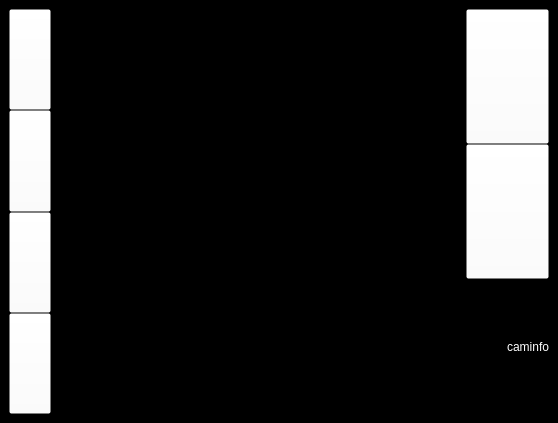
<?xml version="1.0" encoding="UTF-8"?>
<ui version="4.0">
 <class>MainWindow</class>
 <widget class="QMainWindow" name="MainWindow">
  <property name="geometry">
   <rect>
    <x>0</x>
    <y>0</y>
    <width>558</width>
    <height>423</height>
   </rect>
  </property>
  <property name="sizePolicy">
   <sizepolicy hsizetype="Preferred" vsizetype="Preferred">
    <horstretch>0</horstretch>
    <verstretch>0</verstretch>
   </sizepolicy>
  </property>
  <property name="windowTitle">
   <string>MainWindow</string>
  </property>
  <property name="styleSheet">
   <string notr="true">background-color: rgb(0, 0, 0);</string>
  </property>
  <property name="scaledContents" stdset="0">
   <bool>true</bool>
  </property>
  <widget class="QWidget" name="centralwidget">
   <property name="styleSheet">
    <string notr="true"/>
   </property>
   <layout class="QGridLayout" name="gridLayout_2">
    <item row="0" column="0">
     <layout class="QGridLayout" name="gridLayout" rowstretch="0" columnstretch="1,10,2">
      <property name="spacing">
       <number>0</number>
      </property>
      <item row="0" column="0">
       <layout class="QVBoxLayout" name="verticalLayout_8">
        <property name="spacing">
         <number>0</number>
        </property>
        <item>
         <widget class="QPushButton" name="btnFnConfig">
          <property name="sizePolicy">
           <sizepolicy hsizetype="Expanding" vsizetype="Expanding">
            <horstretch>0</horstretch>
            <verstretch>0</verstretch>
           </sizepolicy>
          </property>
          <property name="styleSheet">
           <string notr="true">background-color: rgba(255, 255, 255, 0);
image: url(:./img/img_fn_setting.png);</string>
          </property>
          <property name="text">
           <string/>
          </property>
         </widget>
        </item>
        <item>
         <widget class="QPushButton" name="btnFnFilter">
          <property name="sizePolicy">
           <sizepolicy hsizetype="Expanding" vsizetype="Expanding">
            <horstretch>0</horstretch>
            <verstretch>0</verstretch>
           </sizepolicy>
          </property>
          <property name="styleSheet">
           <string notr="true">background-color: rgba(255, 255, 255, 0);
image: url(:./img/img_fn_filter.png);</string>
          </property>
          <property name="text">
           <string/>
          </property>
         </widget>
        </item>
        <item>
         <widget class="QPushButton" name="btnFnDelay">
          <property name="sizePolicy">
           <sizepolicy hsizetype="Expanding" vsizetype="Expanding">
            <horstretch>0</horstretch>
            <verstretch>0</verstretch>
           </sizepolicy>
          </property>
          <property name="styleSheet">
           <string notr="true">background-color: rgba(255, 255, 255, 0);
image: url(:./img/img_fn_delay.png);</string>
          </property>
          <property name="text">
           <string/>
          </property>
         </widget>
        </item>
        <item>
         <widget class="QPushButton" name="btnFnFlash">
          <property name="sizePolicy">
           <sizepolicy hsizetype="Expanding" vsizetype="Expanding">
            <horstretch>0</horstretch>
            <verstretch>0</verstretch>
           </sizepolicy>
          </property>
          <property name="styleSheet">
           <string notr="true">background-color: rgba(255, 255, 255, 0);
image: url(:./img/img_fn_flash_off.png);</string>
          </property>
          <property name="text">
           <string/>
          </property>
         </widget>
        </item>
       </layout>
      </item>
      <item row="0" column="2">
       <layout class="QVBoxLayout" name="verticalLayout_4">
        <property name="spacing">
         <number>0</number>
        </property>
        <item>
         <widget class="QPushButton" name="btnVideoAction">
          <property name="sizePolicy">
           <sizepolicy hsizetype="Expanding" vsizetype="Expanding">
            <horstretch>0</horstretch>
            <verstretch>0</verstretch>
           </sizepolicy>
          </property>
          <property name="styleSheet">
           <string notr="true">background-color: rgba(255, 255, 255, 0);
image: url(:./img/img_video_action.png);</string>
          </property>
          <property name="text">
           <string/>
          </property>
         </widget>
        </item>
        <item>
         <widget class="QPushButton" name="btnCameraAction">
          <property name="sizePolicy">
           <sizepolicy hsizetype="Expanding" vsizetype="Expanding">
            <horstretch>0</horstretch>
            <verstretch>0</verstretch>
           </sizepolicy>
          </property>
          <property name="styleSheet">
           <string notr="true">background-color: rgba(255, 255, 255, 0);
image: url(:./img/img_camera_action.png);</string>
          </property>
          <property name="text">
           <string/>
          </property>
         </widget>
        </item>
        <item>
         <widget class="QLabel" name="lblCamInfo">
          <property name="sizePolicy">
           <sizepolicy hsizetype="Expanding" vsizetype="Expanding">
            <horstretch>0</horstretch>
            <verstretch>0</verstretch>
           </sizepolicy>
          </property>
          <property name="autoFillBackground">
           <bool>false</bool>
          </property>
          <property name="styleSheet">
           <string notr="true">color: rgb(255, 255, 255);</string>
          </property>
          <property name="text">
           <string>caminfo</string>
          </property>
          <property name="textFormat">
           <enum>Qt::PlainText</enum>
          </property>
          <property name="alignment">
           <set>Qt::AlignRight|Qt::AlignTrailing|Qt::AlignVCenter</set>
          </property>
         </widget>
        </item>
       </layout>
      </item>
      <item row="0" column="1">
       <layout class="QGridLayout" name="gridLayout_3" columnstretch="0">
        <property name="spacing">
         <number>0</number>
        </property>
        <item row="0" column="0">
         <widget class="QLabel" name="scnLiveView">
          <property name="sizePolicy">
           <sizepolicy hsizetype="Expanding" vsizetype="Expanding">
            <horstretch>0</horstretch>
            <verstretch>0</verstretch>
           </sizepolicy>
          </property>
          <property name="text">
           <string/>
          </property>
          <property name="FramelessWindowHint" stdset="0">
           <string/>
          </property>
         </widget>
        </item>
       </layout>
      </item>
     </layout>
    </item>
   </layout>
  </widget>
 </widget>
 <resources>
  <include location="resources_main.qrc"/>
 </resources>
 <connections/>
</ui>
